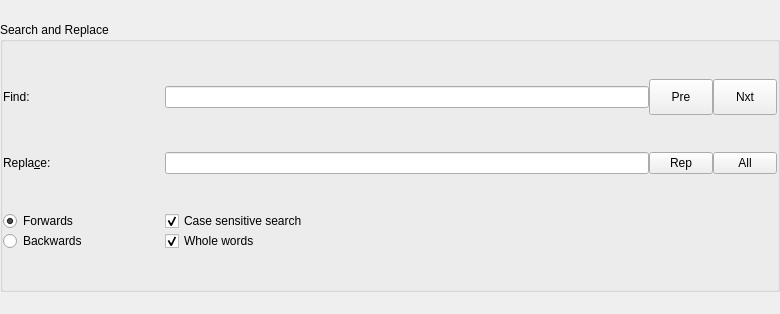
<?xml version="1.0" encoding="UTF-8"?>
<ui version="4.0">
 <class>FrmFindReplace</class>
 <widget class="QWidget" name="FrmFindReplace">
  <property name="geometry">
   <rect>
    <x>0</x>
    <y>0</y>
    <width>780</width>
    <height>314</height>
   </rect>
  </property>
  <property name="minimumSize">
   <size>
    <width>780</width>
    <height>270</height>
   </size>
  </property>
  <property name="maximumSize">
   <size>
    <width>780</width>
    <height>314</height>
   </size>
  </property>
  <property name="windowTitle">
   <string>Form</string>
  </property>
  <property name="windowOpacity">
   <double>0.000000000000000</double>
  </property>
  <layout class="QGridLayout" name="gridLayout_4">
   <property name="margin">
    <number>0</number>
   </property>
   <property name="spacing">
    <number>0</number>
   </property>
   <item row="0" column="0">
    <widget class="QGroupBox" name="groupBox">
     <property name="minimumSize">
      <size>
       <width>780</width>
       <height>270</height>
      </size>
     </property>
     <property name="maximumSize">
      <size>
       <width>780</width>
       <height>270</height>
      </size>
     </property>
     <property name="title">
      <string>Search and Replace</string>
     </property>
     <layout class="QGridLayout" name="gridLayout_5">
      <property name="margin">
       <number>0</number>
      </property>
      <property name="spacing">
       <number>0</number>
      </property>
      <item row="2" column="1" colspan="2">
       <layout class="QFormLayout" name="formLayout">
        <property name="fieldGrowthPolicy">
         <enum>QFormLayout::AllNonFixedFieldsGrow</enum>
        </property>
        <property name="horizontalSpacing">
         <number>0</number>
        </property>
        <property name="verticalSpacing">
         <number>0</number>
        </property>
        <item row="0" column="1">
         <widget class="QCheckBox" name="checkBox_CaseSensitive">
          <property name="text">
           <string>Case sensitive search</string>
          </property>
          <property name="checked">
           <bool>true</bool>
          </property>
         </widget>
        </item>
        <item row="1" column="1">
         <widget class="QCheckBox" name="checkBox_WholeWords">
          <property name="text">
           <string>Whole words</string>
          </property>
          <property name="checked">
           <bool>true</bool>
          </property>
         </widget>
        </item>
       </layout>
      </item>
      <item row="0" column="4">
       <layout class="QGridLayout" name="gridLayout">
        <property name="spacing">
         <number>0</number>
        </property>
        <item row="0" column="2">
         <widget class="QPushButton" name="btn_next">
          <property name="maximumSize">
           <size>
            <width>64</width>
            <height>36</height>
           </size>
          </property>
          <property name="toolTip">
           <string>goto next occourance</string>
          </property>
          <property name="text">
           <string>Nxt</string>
          </property>
         </widget>
        </item>
        <item row="0" column="1">
         <widget class="QPushButton" name="btn_previous">
          <property name="minimumSize">
           <size>
            <width>64</width>
            <height>36</height>
           </size>
          </property>
          <property name="maximumSize">
           <size>
            <width>64</width>
            <height>36</height>
           </size>
          </property>
          <property name="toolTip">
           <string>goto previous occourance</string>
          </property>
          <property name="text">
           <string>Pre</string>
          </property>
         </widget>
        </item>
       </layout>
      </item>
      <item row="1" column="0">
       <widget class="QLabel" name="label_replace">
        <property name="text">
         <string>Repla&amp;ce:</string>
        </property>
        <property name="buddy">
         <cstring>lineEdit_replace</cstring>
        </property>
       </widget>
      </item>
      <item row="1" column="1" colspan="3">
       <widget class="QLineEdit" name="lineEdit_replace">
        <property name="frame">
         <bool>true</bool>
        </property>
        <property name="clearButtonEnabled" stdset="0">
         <bool>true</bool>
        </property>
       </widget>
      </item>
      <item row="0" column="0">
       <widget class="QLabel" name="label_find">
        <property name="text">
         <string>Find:</string>
        </property>
        <property name="buddy">
         <cstring>lineEdit_find</cstring>
        </property>
       </widget>
      </item>
      <item row="1" column="4">
       <layout class="QGridLayout" name="gridLayout_2">
        <property name="spacing">
         <number>0</number>
        </property>
        <item row="0" column="2">
         <widget class="QPushButton" name="btn_replace_all">
          <property name="maximumSize">
           <size>
            <width>64</width>
            <height>36</height>
           </size>
          </property>
          <property name="toolTip">
           <string>Replace ALL occurances</string>
          </property>
          <property name="text">
           <string>All</string>
          </property>
         </widget>
        </item>
        <item row="0" column="1">
         <widget class="QPushButton" name="btn_replace">
          <property name="maximumSize">
           <size>
            <width>64</width>
            <height>36</height>
           </size>
          </property>
          <property name="toolTip">
           <string>Replace current occurance</string>
          </property>
          <property name="text">
           <string>Rep</string>
          </property>
         </widget>
        </item>
       </layout>
      </item>
      <item row="2" column="0">
       <layout class="QGridLayout" name="gridLayout_3">
        <property name="spacing">
         <number>0</number>
        </property>
        <item row="0" column="0">
         <widget class="QRadioButton" name="radioButton_Forward">
          <property name="text">
           <string>Forwards</string>
          </property>
          <property name="checked">
           <bool>true</bool>
          </property>
         </widget>
        </item>
        <item row="1" column="0">
         <widget class="QRadioButton" name="radioButton_Backward">
          <property name="text">
           <string>Backwards</string>
          </property>
         </widget>
        </item>
       </layout>
      </item>
      <item row="0" column="1" colspan="3">
       <widget class="QLineEdit" name="lineEdit_find">
        <property name="clearButtonEnabled" stdset="0">
         <bool>true</bool>
        </property>
       </widget>
      </item>
     </layout>
    </widget>
   </item>
  </layout>
 </widget>
 <resources>
  <include location="C:/Users/86135/Desktop/searchTest-master/application.qrc"/>
 </resources>
 <connections/>
</ui>
